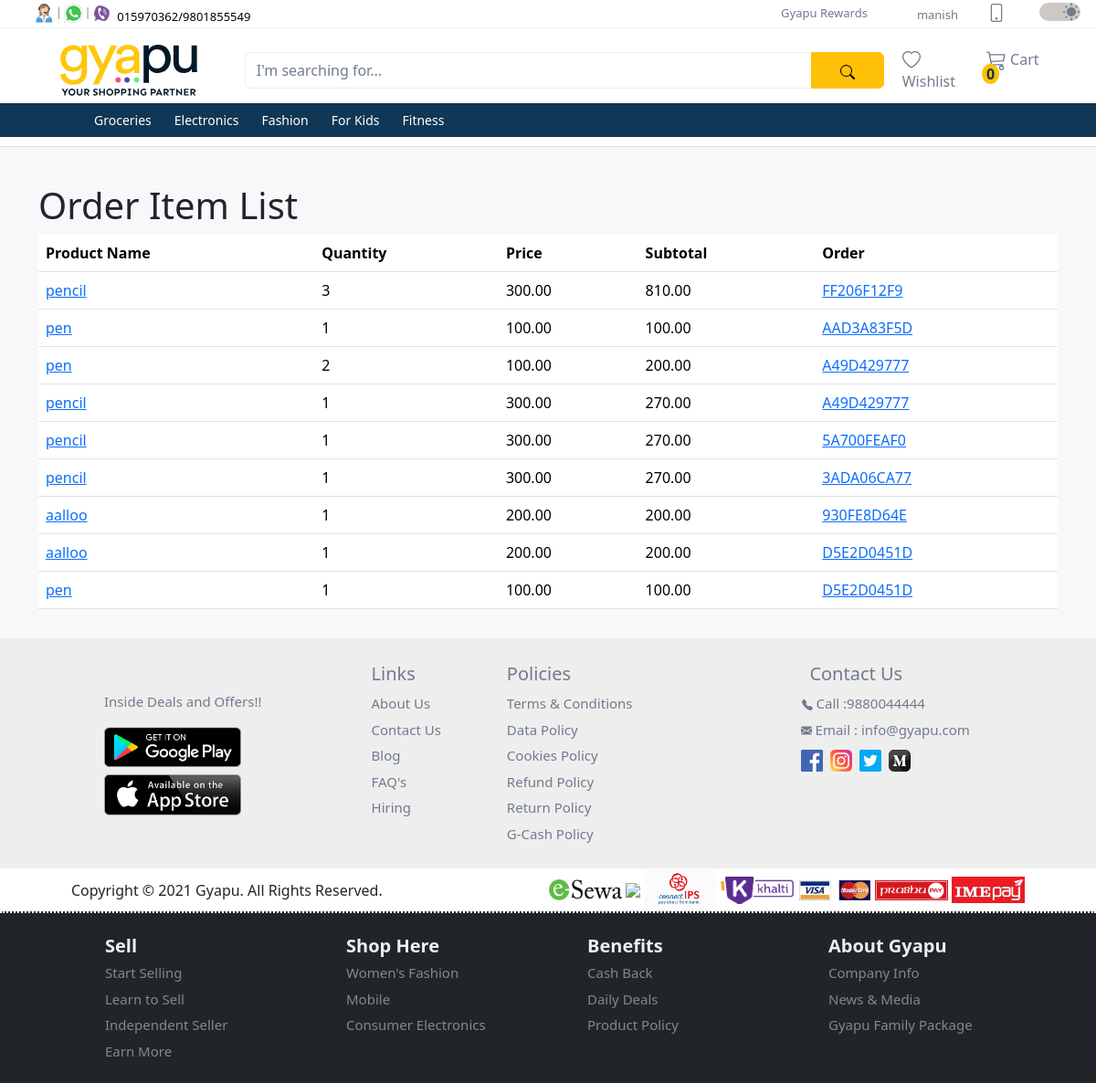
/orders/order-items/ (signed in), run on an earlier commit of the app's database.
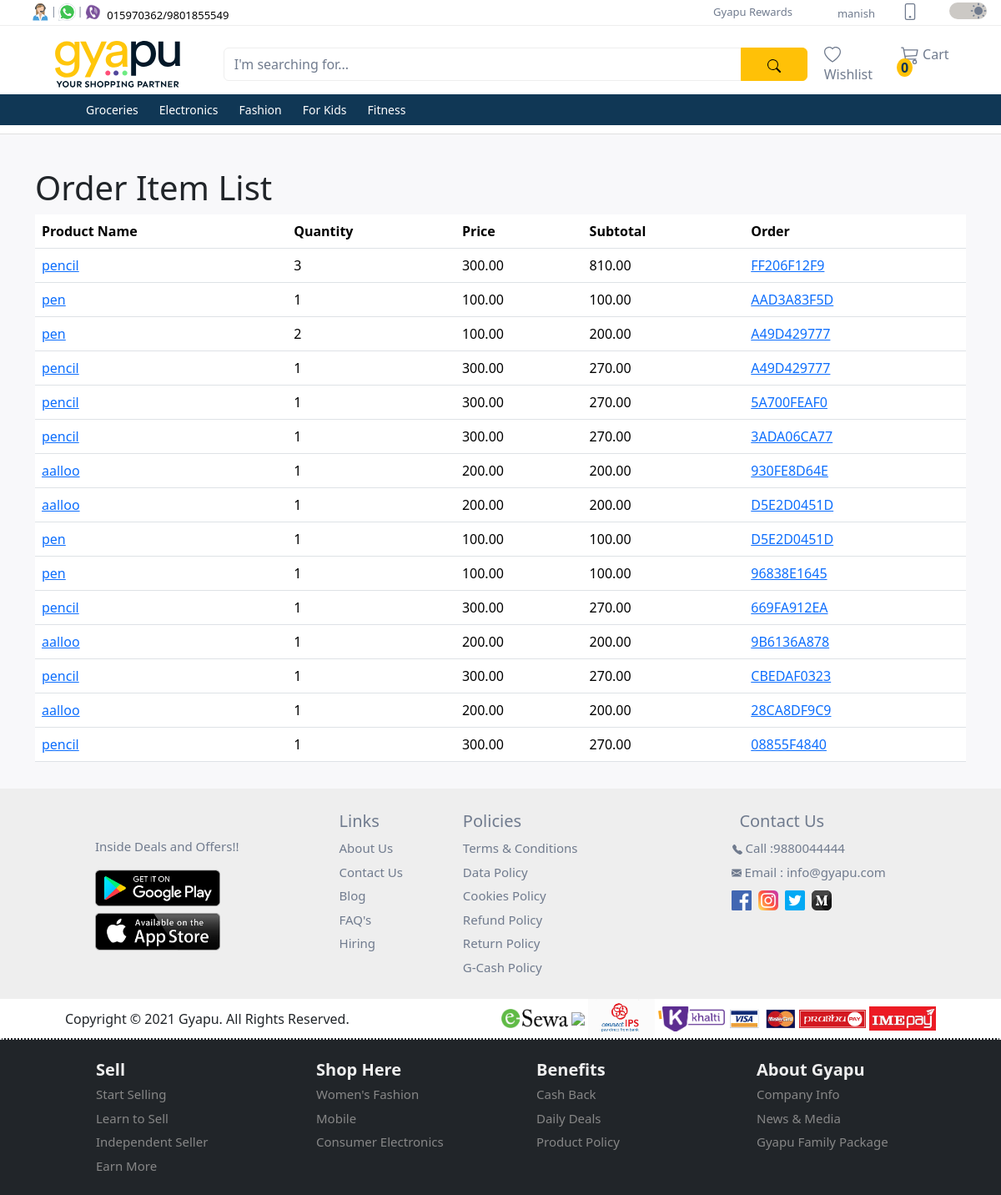
And on a later commit of the database.
### user/models.py (models this page shows, shortened)
class CustomUser(AbstractUser):
  id = models.UUIDField(
    primary_key = True,
    default = uuid.uuid4,
    editable = False
  )
  full_name = models.CharField(max_length=50, default='Default Name')
  mobile = models.CharField(max_length=10, blank=False, null=False)

### products/models.py (models this page shows, shortened)
class Category(models.Model):
  id = models.UUIDField(
    primary_key = True,
    default = uuid.uuid4,
    editable = False
  )
  name = models.CharField(max_length=255)
  description = models.TextField(blank=True)
  parent = models.ForeignKey('self', on_delete=models.CASCADE, null=True, blank=True, related_name='children')
  class Meta:
    verbose_name_plural = 'Categories'

class Product(models.Model):
  id = models.UUIDField(
    primary_key = True,
    default = uuid.uuid4,
    editable = False
  )
  name = models.CharField(max_length=255)
  description = models.TextField()
  price = models.DecimalField(max_digits=10, decimal_places=2)
  discount_percentage = models.PositiveSmallIntegerField(default=0, validators=[MaxValueValidator(100)])
  stock = models.IntegerField(default=0, validators=[MinValueValidator(0)])
  category = models.ForeignKey(Category, on_delete=models.SET_NULL, null=True, related_name='products')
  store = models.ForeignKey(User, on_delete=models.CASCADE, limit_choices_to={'groups__name': 'store'}, default='')
  is_deleted = models.BooleanField(default=False) #soft deletion flag
  def __str__(self):
    return self.name

### orders/models.py (models this page shows, shortened)
class OrderItem(models.Model):
  id = models.UUIDField(
    primary_key = True,
    default = uuid.uuid4,
    editable = False
  )
  order = models.ForeignKey(Order, related_name='items', on_delete=models.CASCADE)
  product = models.ForeignKey(Product, on_delete=models.PROTECT)
  quantity = models.PositiveIntegerField(default=1)
  price = models.DecimalField(max_digits=10, decimal_places=2)
  discount_percentage = models.PositiveSmallIntegerField(default=0, validators=[MaxValueValidator(100)])
  def subtotal(self):
    return self.quantity * (self.price - ((self.price * self.discount_percentage) / 100))

class Order(models.Model):
  STATUS_CHOICES = (
    ('Pending', 'Pending'),
    ('Processing', 'Processing'),
    ('Shipped', 'Shipped'),
    ('Delivered', 'Delivered'),
    ('Cancelled', 'Cancelled'),
  )
  id = models.UUIDField(
    primary_key = True,
    default = uuid.uuid4,
    editable = False
  )
  user = models.ForeignKey(User, on_delete=models.CASCADE)
  date_ordered = models.DateTimeField(default=now)
  status = models.CharField(max_length=20, choices=STATUS_CHOICES, default='Pending')
  total_amount = models.DecimalField(max_digits=10, decimal_places=2)
  order_number = models.CharField(max_length=20, unique=True, editable=False)

### orders/views.py (the view)
# urls.py: path('order-items/', OrderItemView.as_view(), name='order_item_list'),
class OrderItemView(LoginRequiredMixin, ListView):
  model = OrderItem
  template_name = 'orders/order_item_list.html'
  context_object_name = 'order_items'
  def get_queryset(self):
    return OrderItem.objects.filter(order__user=self.request.user)

### orders/templates/orders/order_item_list.html (shortened to what this page needs)
{% extends '_base.html' %}
{% block content %}
  <h1>Order Item List</h1>
  {% if order_items %}
    <table class="table">
      <thead>
        <tr>
          <th>Product Name</th>
          <th>Quantity</th>
          <th>Price</th>
          <th>Subtotal</th>
          <th>Order</th>
        </tr>
      </thead>
      <tbody>
        {% for item in order_items %}
          <tr>
            <td><a href="{% url 'orders:order_item_detail' item.id %}">{{ item.product }}</a></td>
            <td>{{ item.quantity }}</td>
            <td>{{ item.price }}</td>
            <td>{{ item.subtotal }}</td>
            <td><a href="{% url 'orders:order_detail' item.order.id %}">{{ item.order.order_number }}</a></td>
          </tr>
        {% endfor %}
      </tbody>
    </table>
  {% else %}
    <p>No order items found.</p>
  {% endif %}
{% endblock %}

### user/templates/_base.html (shortened to what this page needs)
{% load static %}
<!DOCTYPE html>
<html lang="en">
<head>
  <link href="https://cdn.jsdelivr.net/npm/bootstrap@5.3.2/dist/css/bootstrap.min.css" rel="stylesheet">
  <link rel="stylesheet" href="{% static 'css/style.css' %}">
</head>
<body>
  <nav class="navbar navbar-expand-lg first-nav">
    <div class="container-fluid d-flex">
      <div class="contact-icons ms-4 d-none d-lg-block">
        <div class="d-flex">
          <div class="d-flex">
            <div class="tooltip px-0">
              <img src="{% static "images/icons/contact.svg" %}" alt="phone">
            </div>
            <span class="pt-1">|</span>
          </div>
          <div class="d-flex">
            <div class="tooltip px-0">
              <img src="{% static "images/icons/whatsapp.png" %}" alt="whatsapp">
            </div>
            <span class="pt-1">|</span>
          </div>
          <div>
            <div class="tooltip px-0">
              <img src="{% static "images/icons/viber.png" %}" alt="viber">
            </div>
          </div>
          <div class="mt-1">
            <a class="phone-number ps-1" href="#">
              015970362/9801855549
            </a>
          </div>
        </div>
      </div>
      <div class="menu flex-grow-1">
        <div class="collapse navbar-collapse justify-content-end" id="collapsibleNavbar">
          <ul class="navbar-nav">
            <li class="nav-item">
              <a class="nav-link py-0" href="#">Gyapu Rewards</a>
            </li>
            <li class="nav-item">
            </li>
          </ul>
        </div>
      </div>
      <div class="accessibilities">
        <div class="d-flex justify-content-end">
          {% if user.is_authenticated %}
            <div class="tooltip mx-3">
              <a href="{% url 'profile_detail' %}">{{ user.username }}</a>
            </div>
          {% else %}
            <div class="d-flex mx-3">
              <a href="{% url "register" %}">Login/Register</a>
            </div>
          {% endif %}
          <div class="tooltip qrtooltip mx-3">
            <a class="nav-link" href="#">
            </a>
          </div>
          <div class="switch">
            <div class="form-check form-switch ms-3">
              <input class="form-check-input" type="checkbox" id="toggleswitch" value="yes" checked>
            </div>
          </div>
        </div>
      </div>
    </div>
  </nav>
  <nav class="navbar navbar-expand-xl d-flex flex-column second-nav" id="secondNav">
    <div class="container">
      <div class="d-flex flex-row container-fluid gyapu-head">
        <a class="navbar-brand" href="
          {% if not user_belong_to_store %}
            {% url 'home' %}
          {% else %}
            {% url 'store_dashboard' %}
          {% endif %}
        ">
          <img class="img-fluid" id="gyapu-head" src="{% static "images/gyapu-header-lightmode.svg" %}" alt="gyapu brand logo">
        </a>
        <form class="input-group mt-3 mb-3">
          <input type="text" class="form-control" placeholder="I'm searching for...">
          <button class="btn btn-warning" type="submit">
          </button>
        </form>
      </div>
      <div class="collapse navbar-collapse" id="mynavbar">
        <ul class="navbar-nav me-auto">
          <li class="nav-item">
            <a class="nav-link" href="javascript:void(0)">
              Wishlist
            </a>
          </li>
          {% if not user_belong_to_store %}
          <li class="nav-item">
            <div class="tooltip">
              <a class="nav-link" href="{% url 'cart_detail' %}">
                Cart
                <sup class="bg-warning cart-number">0</sup>
              </a>
            </div>
          </li>
          {% endif %}
        </ul>
      </div>
    </div>
    <div class="dropdown-nav">
      <div class="container">
        <div class="collapse navbar-collapse" id="mynavbar">
          <ul class="navbar-nav">
            {% for category in categories %}
              <li class="nav-item dropdown">
                <a class="nav-link dropbtn" href="#">{{ category.name }}</a>
              </li>
            {% endfor %}
          </ul>
        </div>
      </div>
    </div>
  </nav>
  <section class="feature-list pb-3">
    <div class="top-picks">
      <div class="container mt-3">
        {% block content %}
        {% endblock %}
      </div>
    </div>
  </section>
  <footer>
    <div class="contacts">
      <div class="container">
        <div class="d-flex flex-wrap">
          <div class="playstore d-flex justify-content-center align-self-center flex-column mx-5 px-4">
            <p>Inside Deals and Offers!!</p>
            <div class="googleplay">
              <a href="#">
                <img src="{% static "images/googleplay.png" %}">
              </a>
            </div>
            <div class="appstore mt-2">
              <a href="#">
                <img src="{% static "images/appstore.png" %}">
              </a>
            </div>
          </div>
          <div class="links py-4 px-5">
            <p class="contact-head">Links</p>
            <ul class="list-group">
              <li class="list-group-item">
                <a href="#">About Us</a>
              </li>
              <li class="list-group-item">
                <a href="#">Contact Us</a>
              </li>
              <li class="list-group-item">
                <a href="#">Blog</a>
              </li>
              <li class="list-group-item">
                <a href="#">FAQ's</a>
              </li>
              <li class="list-group-item">
                <a href="#">Hiring</a>
              </li>
            </ul>
          </div>
          <div class="policies py-4 px-4">
            <p class="contact-head">Policies</p>
            <ul class="list-group">
              <li class="list-group-item">
                <a href="#">Terms & Conditions</a>
              </li>
              <li class="list-group-item">
                <a href="#">Data Policy</a>
              </li>
              <li class="list-group-item">
                <a href="#">Cookies Policy</a>
              </li>
              <li class="list-group-item">
                <a href="#">Refund Policy</a>
              </li>
              <li class="list-group-item">
                <a href="#">Return Policy</a>
              </li>
              <li class="list-group-item">
                <a href="#">G-Cash Policy</a>
              </li>
            </ul>
          </div>
          <div class="contact-us flex-grow-1 py-4 px-4">
            <p class="contact-head d-flex justify-content-center">Contact Us</p>
            <ul class="list-group">
              <li class="list-group-item d-flex justify-content-center ms-3">
                <a href="#">
                  Call :9880044444
                </a>
              </li>
              <li class="list-group-item d-flex justify-content-center ms-5 ps-3">
                <a href="#">
                  Email : info@gyapu.com</a>
              </li>
              <li class="list-group-item d-flex justify-content-center">
                <a href="#" class="p-1">
                  <img src="{% static "images/icons/facebook.png" %}">
                </a>
                <a href="#" class="p-1">
                  <img src="{% static "images/icons/instagram.png" %}">
                </a>
                <a href="#" class="p-1">
                  <img src="{% static "images/icons/twitter.png" %}">
                </a>
                <a href="#" class="p-1">
                  <img src="{% static "images/icons/medium.png" %}">
                </a>
              </li>
            </ul>
          </div>
        </div>
      </div>
    </div>
    <div class="mid-footer">
      <div class="container-md px-5">
        <div class="d-flex align-items-center justify-content-between flex-wrap flex-sm-row-reverse">
          <div class="digital-pay">
            <img src="{% static "images/logos/esewa.jpg" %}">
            <img src="{% static "images/logos/fonepay.com-3905626534" %}">
            <img src="{% static "images/logos/ips.jpg" %}">
            <img src="{% static "images/logos/khalti.png" %}">
            <img src="{% static "images/logos/visa.webp" %}">
            <img src="{% static "images/logos/prabhupay.png" %}">
            <img src="{% static "images/logos/ime.jpg" %}">
          </div>
          <div class="copyright">
            <p class="mb-0">Copyright © 2021 Gyapu. All Rights Reserved.</p>
          </div>
        </div>
      </div>
    </div>
    <div class="sitemap">
      <div class="container p-3">
        <div class="row ps-5 ms-3">
          <div class="col-6 col-xl-3">
            <p class="sitemap-head">Sell</p>
            <ul class="list-group">
              <li class="list-group-item">
                <a href="#">Start Selling</a>
              </li>
              <li class="list-group-item">
                <a href="#">Learn to Sell</a>
              </li>
              <li class="list-group-item">
                <a href="#">Independent Seller</a>
              </li>
              <li class="list-group-item">
                <a href="#">Earn More</a>
              </li>
            </ul>
          </div>
          <div class="col-6 col-xl-3">
            <p class="sitemap-head">Shop Here</p>
            <ul class="list-group">
              <li class="list-group-item">
                <a href="#">Women's Fashion</a>
              </li>
              <li class="list-group-item">
                <a href="#">Mobile</a>
              </li>
              <li class="list-group-item">
                <a href="#">Consumer Electronics</a>
              </li>
            </ul>
          </div>
          <div class="col-6 col-xl-3">
            <p class="sitemap-head">Benefits</p>
            <ul class="list-group">
              <li class="list-group-item">
                <a href="#">Cash Back</a>
              </li>
              <li class="list-group-item">
                <a href="#">Daily Deals</a>
              </li>
              <li class="list-group-item">
                <a href="#">Product Policy</a>
              </li>
            </ul>
          </div>
          <div class="col-6 col-xl-3">
            <p class="sitemap-head">About Gyapu</p>
            <ul class="list-group">
              <li class="list-group-item">
                <a href="#">Company Info</a>
              </li>
              <li class="list-group-item">
                <a href="#">News & Media</a>
              </li>
              <li class="list-group-item">
                <a href="#">Gyapu Family Package</a>
              </li>
            </ul>
          </div>
        </div>
      </div>
    </div>
  </footer>
</body>
</html>

What changed in the data, as far as the page shows it:
added OrderItem: product "pen", quantity "1", price "100.00", subtotal "100.00", order.order_number "96838E1645"
added OrderItem: product "pencil", quantity "1", price "300.00", subtotal "270.00", order.order_number "669FA912EA"
added OrderItem: product "aalloo", quantity "1", price "200.00", subtotal "200.00", order.order_number "9B6136A878"
added OrderItem: product "pencil", quantity "1", price "300.00", subtotal "270.00", order.order_number "CBEDAF0323"
added OrderItem: product "aalloo", quantity "1", price "200.00", subtotal "200.00", order.order_number "28CA8DF9C9"
added OrderItem: product "pencil", quantity "1", price "300.00", subtotal "270.00", order.order_number "08855F4840"
